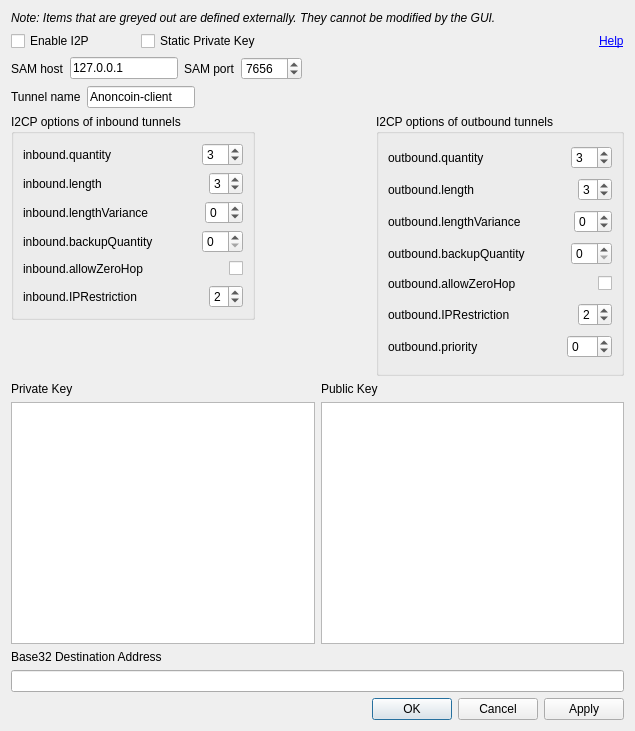
<?xml version="1.0" encoding="UTF-8"?>
<ui version="4.0">
 <class>I2POptionsDialog</class>
 <widget class="QDialog" name="I2POptionsDialog">
  <property name="windowModality">
   <enum>Qt::ApplicationModal</enum>
  </property>
  <property name="geometry">
   <rect>
    <x>0</x>
    <y>0</y>
    <width>635</width>
    <height>731</height>
   </rect>
  </property>
  <property name="sizePolicy">
   <sizepolicy hsizetype="Fixed" vsizetype="Fixed">
    <horstretch>0</horstretch>
    <verstretch>0</verstretch>
   </sizepolicy>
  </property>
  <property name="windowTitle">
   <string>I2P Settings Manager</string>
  </property>
  <layout class="QVBoxLayout" name="verticalLayout_5">
   <item>
    <widget class="QLabel" name="label_2">
     <property name="font">
      <font>
       <pointsize>9</pointsize>
       <italic>true</italic>
       <underline>false</underline>
       <kerning>true</kerning>
      </font>
     </property>
     <property name="layoutDirection">
      <enum>Qt::LeftToRight</enum>
     </property>
     <property name="frameShadow">
      <enum>QFrame::Plain</enum>
     </property>
     <property name="text">
      <string>Note: Items that are greyed out are defined externally. They cannot be modified by the GUI.</string>
     </property>
     <property name="textFormat">
      <enum>Qt::AutoText</enum>
     </property>
     <property name="scaledContents">
      <bool>false</bool>
     </property>
     <property name="indent">
      <number>-1</number>
     </property>
     <property name="textInteractionFlags">
      <set>Qt::NoTextInteraction</set>
     </property>
    </widget>
   </item>
   <item>
    <layout class="QHBoxLayout" name="horizontalLayout_15">
     <item>
      <widget class="QCheckBox" name="checkBoxI2PEnabled">
       <property name="enabled">
        <bool>true</bool>
       </property>
       <property name="text">
        <string>Enable I2P</string>
       </property>
      </widget>
     </item>
     <item>
      <spacer name="horizontalSpacer_19">
       <property name="orientation">
        <enum>Qt::Horizontal</enum>
       </property>
       <property name="sizeType">
        <enum>QSizePolicy::Maximum</enum>
       </property>
       <property name="sizeHint" stdset="0">
        <size>
         <width>40</width>
         <height>20</height>
        </size>
       </property>
      </spacer>
     </item>
     <item>
      <widget class="QCheckBox" name="checkBoxStaticPrivateKey">
       <property name="text">
        <string>Static Private Key</string>
       </property>
      </widget>
     </item>
     <item>
      <spacer name="horizontalSpacer_15">
       <property name="orientation">
        <enum>Qt::Horizontal</enum>
       </property>
       <property name="sizeHint" stdset="0">
        <size>
         <width>40</width>
         <height>20</height>
        </size>
       </property>
      </spacer>
     </item>
     <item>
      <widget class="QLabel" name="label">
       <property name="toolTip">
        <string>http://www.i2p2.i2p/i2cp.html#options</string>
       </property>
       <property name="text">
        <string>&lt;a href=&quot;http://www.i2p2.i2p/i2cp.html#options&quot;&gt;Help&lt;/a&gt;</string>
       </property>
       <property name="textFormat">
        <enum>Qt::RichText</enum>
       </property>
       <property name="openExternalLinks">
        <bool>true</bool>
       </property>
       <property name="textInteractionFlags">
        <set>Qt::TextBrowserInteraction</set>
       </property>
      </widget>
     </item>
    </layout>
   </item>
   <item>
    <layout class="QHBoxLayout" name="horizontalLayout_16">
     <item>
      <widget class="QLabel" name="labelSAMHost">
       <property name="text">
        <string>SAM host</string>
       </property>
      </widget>
     </item>
     <item>
      <widget class="QLineEdit" name="lineEditSAMHost">
       <property name="sizePolicy">
        <sizepolicy hsizetype="Fixed" vsizetype="Fixed">
         <horstretch>0</horstretch>
         <verstretch>0</verstretch>
        </sizepolicy>
       </property>
       <property name="text">
        <string>127.0.0.1</string>
       </property>
      </widget>
     </item>
     <item>
      <widget class="QLabel" name="labelSAMPort">
       <property name="text">
        <string>SAM port</string>
       </property>
      </widget>
     </item>
     <item>
      <widget class="QSpinBox" name="spinBoxSAMPort">
       <property name="minimum">
        <number>1</number>
       </property>
       <property name="maximum">
        <number>65535</number>
       </property>
       <property name="value">
        <number>7656</number>
       </property>
      </widget>
     </item>
     <item>
      <spacer name="horizontalSpacer_17">
       <property name="orientation">
        <enum>Qt::Horizontal</enum>
       </property>
       <property name="sizeHint" stdset="0">
        <size>
         <width>40</width>
         <height>20</height>
        </size>
       </property>
      </spacer>
     </item>
    </layout>
   </item>
   <item>
    <layout class="QHBoxLayout" name="horizontalLayout_17">
     <item>
      <widget class="QLabel" name="labelTunnelName">
       <property name="text">
        <string>Tunnel name</string>
       </property>
      </widget>
     </item>
     <item>
      <widget class="QLineEdit" name="lineEditTunnelName">
       <property name="sizePolicy">
        <sizepolicy hsizetype="Preferred" vsizetype="Fixed">
         <horstretch>0</horstretch>
         <verstretch>0</verstretch>
        </sizepolicy>
       </property>
       <property name="minimumSize">
        <size>
         <width>0</width>
         <height>0</height>
        </size>
       </property>
       <property name="text">
        <string>Anoncoin-client</string>
       </property>
      </widget>
     </item>
     <item>
      <spacer name="horizontalSpacer_18">
       <property name="orientation">
        <enum>Qt::Horizontal</enum>
       </property>
       <property name="sizeHint" stdset="0">
        <size>
         <width>40</width>
         <height>20</height>
        </size>
       </property>
      </spacer>
     </item>
    </layout>
   </item>
   <item>
    <layout class="QHBoxLayout" name="horizontalLayout_14">
     <item>
      <layout class="QVBoxLayout" name="verticalLayout_4">
       <item>
        <widget class="QGroupBox" name="groupBoxInbound">
         <property name="title">
          <string>I2CP options of inbound tunnels</string>
         </property>
         <layout class="QVBoxLayout" name="verticalLayout">
          <item>
           <layout class="QHBoxLayout" name="horizontalLayout">
            <item>
             <widget class="QLabel" name="labelInboundQuantity">
              <property name="text">
               <string>inbound.quantity </string>
              </property>
             </widget>
            </item>
            <item>
             <spacer name="horizontalSpacer">
              <property name="orientation">
               <enum>Qt::Horizontal</enum>
              </property>
              <property name="sizeHint" stdset="0">
               <size>
                <width>40</width>
                <height>20</height>
               </size>
              </property>
             </spacer>
            </item>
            <item>
             <widget class="QSpinBox" name="spinBoxInboundQuantity">
              <property name="minimum">
               <number>1</number>
              </property>
              <property name="maximum">
               <number>16</number>
              </property>
              <property name="value">
               <number>3</number>
              </property>
             </widget>
            </item>
           </layout>
          </item>
          <item>
           <layout class="QHBoxLayout" name="horizontalLayout_2">
            <item>
             <widget class="QLabel" name="labelInboundLength">
              <property name="text">
               <string>inbound.length </string>
              </property>
             </widget>
            </item>
            <item>
             <spacer name="horizontalSpacer_2">
              <property name="orientation">
               <enum>Qt::Horizontal</enum>
              </property>
              <property name="sizeHint" stdset="0">
               <size>
                <width>40</width>
                <height>20</height>
               </size>
              </property>
             </spacer>
            </item>
            <item>
             <widget class="QSpinBox" name="spinBoxInboundLength">
              <property name="minimum">
               <number>0</number>
              </property>
              <property name="maximum">
               <number>7</number>
              </property>
              <property name="value">
               <number>3</number>
              </property>
             </widget>
            </item>
           </layout>
          </item>
          <item>
           <layout class="QHBoxLayout" name="horizontalLayout_3">
            <item>
             <widget class="QLabel" name="labelInboundLengthVariance">
              <property name="text">
               <string>inbound.lengthVariance</string>
              </property>
             </widget>
            </item>
            <item>
             <spacer name="horizontalSpacer_3">
              <property name="orientation">
               <enum>Qt::Horizontal</enum>
              </property>
              <property name="sizeHint" stdset="0">
               <size>
                <width>40</width>
                <height>20</height>
               </size>
              </property>
             </spacer>
            </item>
            <item>
             <widget class="QSpinBox" name="spinBoxInboundLengthVariance">
              <property name="minimum">
               <number>-7</number>
              </property>
              <property name="maximum">
               <number>7</number>
              </property>
             </widget>
            </item>
           </layout>
          </item>
          <item>
           <layout class="QHBoxLayout" name="horizontalLayout_4">
            <item>
             <widget class="QLabel" name="labelInboundBackupQuantity">
              <property name="text">
               <string>inbound.backupQuantity </string>
              </property>
             </widget>
            </item>
            <item>
             <spacer name="horizontalSpacer_4">
              <property name="orientation">
               <enum>Qt::Horizontal</enum>
              </property>
              <property name="sizeHint" stdset="0">
               <size>
                <width>40</width>
                <height>20</height>
               </size>
              </property>
             </spacer>
            </item>
            <item>
             <widget class="QSpinBox" name="spinBoxInboundBackupQuantity"/>
            </item>
           </layout>
          </item>
          <item>
           <layout class="QHBoxLayout" name="horizontalLayout_5">
            <item>
             <widget class="QLabel" name="labelInboundAllowZeroHop">
              <property name="text">
               <string>inbound.allowZeroHop </string>
              </property>
             </widget>
            </item>
            <item>
             <spacer name="horizontalSpacer_5">
              <property name="orientation">
               <enum>Qt::Horizontal</enum>
              </property>
              <property name="sizeHint" stdset="0">
               <size>
                <width>40</width>
                <height>20</height>
               </size>
              </property>
             </spacer>
            </item>
            <item>
             <widget class="QCheckBox" name="checkBoxInboundAllowZeroHop">
              <property name="checked">
               <bool>false</bool>
              </property>
             </widget>
            </item>
           </layout>
          </item>
          <item>
           <layout class="QHBoxLayout" name="horizontalLayout_6">
            <item>
             <widget class="QLabel" name="labelInboundIPRestriction">
              <property name="text">
               <string>inbound.IPRestriction</string>
              </property>
             </widget>
            </item>
            <item>
             <spacer name="horizontalSpacer_6">
              <property name="orientation">
               <enum>Qt::Horizontal</enum>
              </property>
              <property name="sizeHint" stdset="0">
               <size>
                <width>40</width>
                <height>20</height>
               </size>
              </property>
             </spacer>
            </item>
            <item>
             <widget class="QSpinBox" name="spinBoxInboundIPRestriction">
              <property name="maximum">
               <number>4</number>
              </property>
              <property name="value">
               <number>2</number>
              </property>
             </widget>
            </item>
           </layout>
          </item>
         </layout>
        </widget>
       </item>
       <item>
        <spacer name="verticalSpacer">
         <property name="orientation">
          <enum>Qt::Vertical</enum>
         </property>
         <property name="sizeHint" stdset="0">
          <size>
           <width>20</width>
           <height>40</height>
          </size>
         </property>
        </spacer>
       </item>
      </layout>
     </item>
     <item>
      <spacer name="horizontalSpacer_14">
       <property name="orientation">
        <enum>Qt::Horizontal</enum>
       </property>
       <property name="sizeHint" stdset="0">
        <size>
         <width>40</width>
         <height>20</height>
        </size>
       </property>
      </spacer>
     </item>
     <item>
      <layout class="QVBoxLayout" name="verticalLayout_3">
       <item>
        <widget class="QGroupBox" name="groupBoxOutbound">
         <property name="title">
          <string>I2CP options of outbound tunnels</string>
         </property>
         <layout class="QVBoxLayout" name="verticalLayout_2">
          <item>
           <layout class="QHBoxLayout" name="horizontalLayout_7">
            <item>
             <widget class="QLabel" name="labelOutboundQuantity">
              <property name="text">
               <string>outbound.quantity </string>
              </property>
             </widget>
            </item>
            <item>
             <spacer name="horizontalSpacer_7">
              <property name="orientation">
               <enum>Qt::Horizontal</enum>
              </property>
              <property name="sizeHint" stdset="0">
               <size>
                <width>40</width>
                <height>20</height>
               </size>
              </property>
             </spacer>
            </item>
            <item>
             <widget class="QSpinBox" name="spinBoxOutboundQuantity">
              <property name="minimum">
               <number>1</number>
              </property>
              <property name="value">
               <number>3</number>
              </property>
             </widget>
            </item>
           </layout>
          </item>
          <item>
           <layout class="QHBoxLayout" name="horizontalLayout_8">
            <item>
             <widget class="QLabel" name="labelOutboundLength">
              <property name="text">
               <string>outbound.length </string>
              </property>
             </widget>
            </item>
            <item>
             <spacer name="horizontalSpacer_8">
              <property name="orientation">
               <enum>Qt::Horizontal</enum>
              </property>
              <property name="sizeHint" stdset="0">
               <size>
                <width>40</width>
                <height>20</height>
               </size>
              </property>
             </spacer>
            </item>
            <item>
             <widget class="QSpinBox" name="spinBoxOutboundLength">
              <property name="maximum">
               <number>7</number>
              </property>
              <property name="value">
               <number>3</number>
              </property>
             </widget>
            </item>
           </layout>
          </item>
          <item>
           <layout class="QHBoxLayout" name="horizontalLayout_9">
            <item>
             <widget class="QLabel" name="labelOutboundLengthVariance">
              <property name="text">
               <string>outbound.lengthVariance</string>
              </property>
             </widget>
            </item>
            <item>
             <spacer name="horizontalSpacer_9">
              <property name="orientation">
               <enum>Qt::Horizontal</enum>
              </property>
              <property name="sizeHint" stdset="0">
               <size>
                <width>40</width>
                <height>20</height>
               </size>
              </property>
             </spacer>
            </item>
            <item>
             <widget class="QSpinBox" name="spinBoxOutboundLengthVariance">
              <property name="minimum">
               <number>-7</number>
              </property>
              <property name="maximum">
               <number>7</number>
              </property>
             </widget>
            </item>
           </layout>
          </item>
          <item>
           <layout class="QHBoxLayout" name="horizontalLayout_10">
            <item>
             <widget class="QLabel" name="labelOutboundBackupQuantity">
              <property name="text">
               <string>outbound.backupQuantity</string>
              </property>
             </widget>
            </item>
            <item>
             <spacer name="horizontalSpacer_10">
              <property name="orientation">
               <enum>Qt::Horizontal</enum>
              </property>
              <property name="sizeHint" stdset="0">
               <size>
                <width>40</width>
                <height>20</height>
               </size>
              </property>
             </spacer>
            </item>
            <item>
             <widget class="QSpinBox" name="spinBoxOutboundBackupQuantity"/>
            </item>
           </layout>
          </item>
          <item>
           <layout class="QHBoxLayout" name="horizontalLayout_11">
            <item>
             <widget class="QLabel" name="labelAllowZeroHop">
              <property name="text">
               <string>outbound.allowZeroHop </string>
              </property>
             </widget>
            </item>
            <item>
             <spacer name="horizontalSpacer_11">
              <property name="orientation">
               <enum>Qt::Horizontal</enum>
              </property>
              <property name="sizeHint" stdset="0">
               <size>
                <width>40</width>
                <height>20</height>
               </size>
              </property>
             </spacer>
            </item>
            <item>
             <widget class="QCheckBox" name="checkBoxAllowZeroHop">
              <property name="checked">
               <bool>false</bool>
              </property>
             </widget>
            </item>
           </layout>
          </item>
          <item>
           <layout class="QHBoxLayout" name="horizontalLayout_12">
            <item>
             <widget class="QLabel" name="labelOutboundIPRestriction">
              <property name="text">
               <string>outbound.IPRestriction</string>
              </property>
             </widget>
            </item>
            <item>
             <spacer name="horizontalSpacer_12">
              <property name="orientation">
               <enum>Qt::Horizontal</enum>
              </property>
              <property name="sizeHint" stdset="0">
               <size>
                <width>40</width>
                <height>20</height>
               </size>
              </property>
             </spacer>
            </item>
            <item>
             <widget class="QSpinBox" name="spinBoxOutboundIPRestriction">
              <property name="maximum">
               <number>4</number>
              </property>
              <property name="value">
               <number>2</number>
              </property>
             </widget>
            </item>
           </layout>
          </item>
          <item>
           <layout class="QHBoxLayout" name="horizontalLayout_13">
            <item>
             <widget class="QLabel" name="labelOutboundPriority">
              <property name="text">
               <string>outbound.priority</string>
              </property>
             </widget>
            </item>
            <item>
             <spacer name="horizontalSpacer_13">
              <property name="orientation">
               <enum>Qt::Horizontal</enum>
              </property>
              <property name="sizeHint" stdset="0">
               <size>
                <width>40</width>
                <height>20</height>
               </size>
              </property>
             </spacer>
            </item>
            <item>
             <widget class="QSpinBox" name="spinBoxOutboundPriority">
              <property name="minimum">
               <number>-25</number>
              </property>
              <property name="maximum">
               <number>25</number>
              </property>
             </widget>
            </item>
           </layout>
          </item>
         </layout>
        </widget>
       </item>
      </layout>
     </item>
    </layout>
   </item>
   <item>
    <layout class="QHBoxLayout" name="horizontalLayout_21">
     <item>
      <layout class="QVBoxLayout" name="verticalLayout_7">
       <item>
        <layout class="QHBoxLayout" name="horizontalLayout_24">
         <item>
          <widget class="QLabel" name="label_4">
           <property name="text">
            <string>Private Key</string>
           </property>
          </widget>
         </item>
        </layout>
       </item>
       <item>
        <layout class="QHBoxLayout" name="horizontalLayout_25">
         <item>
          <widget class="QPlainTextEdit" name="plainTextEditPrivateKey">
           <property name="focusPolicy">
            <enum>Qt::ClickFocus</enum>
           </property>
          </widget>
         </item>
        </layout>
       </item>
      </layout>
     </item>
     <item>
      <layout class="QVBoxLayout" name="verticalLayout_6">
       <item>
        <layout class="QHBoxLayout" name="horizontalLayout_22">
         <item>
          <widget class="QLabel" name="label_3">
           <property name="text">
            <string>Public Key</string>
           </property>
          </widget>
         </item>
        </layout>
       </item>
       <item>
        <layout class="QHBoxLayout" name="horizontalLayout_23">
         <item>
          <widget class="QPlainTextEdit" name="plainTextEditPublicKey">
           <property name="focusPolicy">
            <enum>Qt::ClickFocus</enum>
           </property>
          </widget>
         </item>
        </layout>
       </item>
      </layout>
     </item>
    </layout>
   </item>
   <item>
    <layout class="QHBoxLayout" name="horizontalLayout_26">
     <item>
      <layout class="QVBoxLayout" name="verticalLayout_8">
       <item>
        <widget class="QLabel" name="label_5">
         <property name="text">
          <string>Base32 Destination Address</string>
         </property>
        </widget>
       </item>
       <item>
        <widget class="QLineEdit" name="lineEditB32Address">
         <property name="focusPolicy">
          <enum>Qt::ClickFocus</enum>
         </property>
        </widget>
       </item>
      </layout>
     </item>
    </layout>
   </item>
   <item>
    <layout class="QHBoxLayout" name="horizontalLayout_20">
     <item>
      <spacer name="horizontalSpacer_16">
       <property name="orientation">
        <enum>Qt::Horizontal</enum>
       </property>
       <property name="sizeHint" stdset="0">
        <size>
         <width>40</width>
         <height>20</height>
        </size>
       </property>
      </spacer>
     </item>
     <item>
      <widget class="QPushButton" name="pushButtonOK">
       <property name="enabled">
        <bool>true</bool>
       </property>
       <property name="text">
        <string>OK</string>
       </property>
      </widget>
     </item>
     <item>
      <widget class="QPushButton" name="pushButtonCancel">
       <property name="text">
        <string>Cancel</string>
       </property>
       <property name="checkable">
        <bool>false</bool>
       </property>
       <property name="checked">
        <bool>false</bool>
       </property>
       <property name="default">
        <bool>false</bool>
       </property>
      </widget>
     </item>
     <item>
      <widget class="QPushButton" name="pushButtonApply">
       <property name="text">
        <string>Apply</string>
       </property>
      </widget>
     </item>
    </layout>
   </item>
  </layout>
 </widget>
 <tabstops>
  <tabstop>checkBoxI2PEnabled</tabstop>
  <tabstop>lineEditSAMHost</tabstop>
  <tabstop>spinBoxSAMPort</tabstop>
  <tabstop>lineEditTunnelName</tabstop>
  <tabstop>spinBoxInboundQuantity</tabstop>
  <tabstop>spinBoxInboundLength</tabstop>
  <tabstop>spinBoxInboundLengthVariance</tabstop>
  <tabstop>spinBoxInboundBackupQuantity</tabstop>
  <tabstop>checkBoxInboundAllowZeroHop</tabstop>
  <tabstop>spinBoxInboundIPRestriction</tabstop>
  <tabstop>spinBoxOutboundQuantity</tabstop>
  <tabstop>spinBoxOutboundLength</tabstop>
  <tabstop>spinBoxOutboundLengthVariance</tabstop>
  <tabstop>spinBoxOutboundBackupQuantity</tabstop>
  <tabstop>checkBoxAllowZeroHop</tabstop>
  <tabstop>spinBoxOutboundIPRestriction</tabstop>
  <tabstop>spinBoxOutboundPriority</tabstop>
 </tabstops>
 <resources/>
 <connections/>
</ui>
